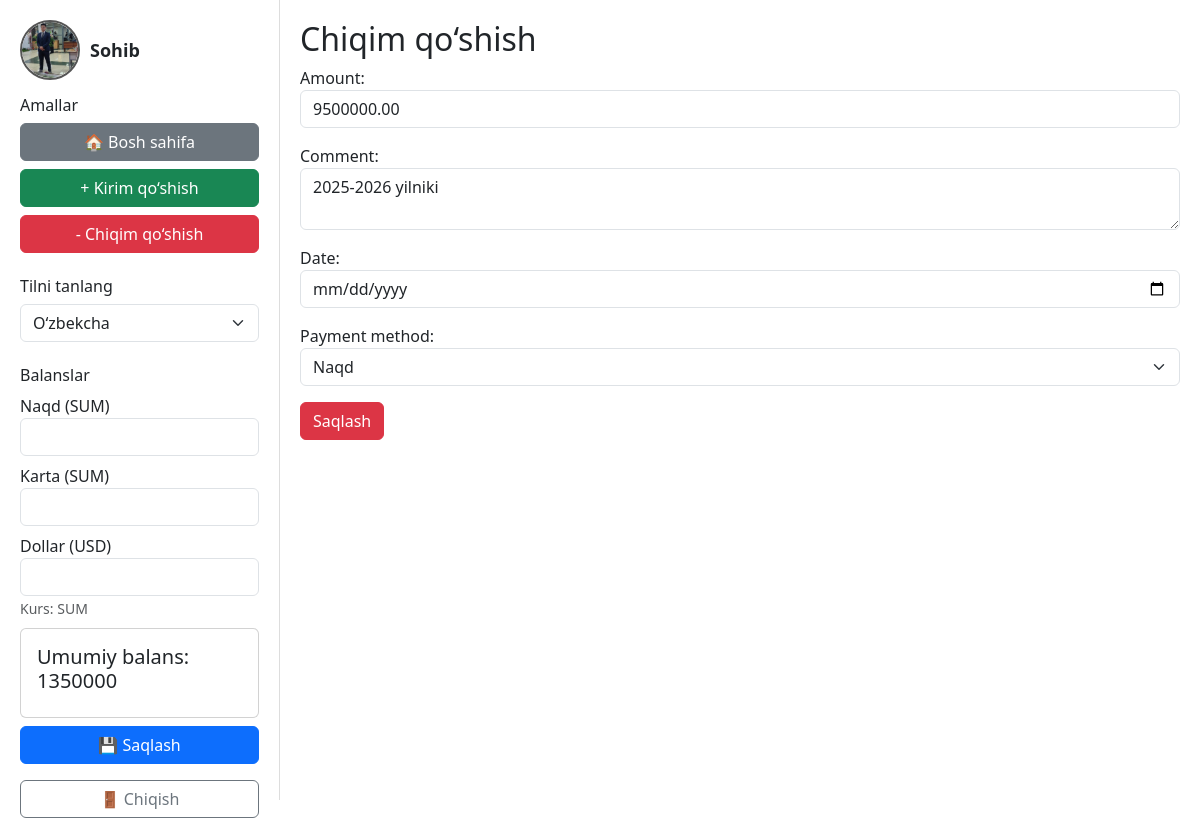
The app's page /finance/expense/1/edit/ (signed in) with its own data.
### users/models.py (models this page shows, shortened)
class CustomUser(AbstractUser):
    phone_number = models.CharField(max_length=20,null=True, blank=True)
    image = models.ImageField(upload_to='profiles/', null=True, blank=True)

### finance/models.py (models this page shows, shortened)
class Expense(models.Model):
    PAYMENT_CHOICES = (
        ('cash', _('Naqd')),
        ('card', _('Karta')),
        ('dollar', _('Dollar')),
    )
    user = models.ForeignKey(settings.AUTH_USER_MODEL, on_delete=models.CASCADE)
    category = models.ForeignKey(ExpenseCategory, on_delete=models.CASCADE)
    amount = models.DecimalField(max_digits=12, decimal_places=2)
    comment = models.TextField(blank=True, null=True)
    date = models.DateField(default=datetime.today)
    payment_method = models.CharField(max_length=10, choices=PAYMENT_CHOICES, default='cash')

### finance/views.py (the view)
# urls.py: path('expense/<int:pk>/edit/', views.update_expense, name='update_expense'),
@login_required
def update_expense(request, pk):
    expense = get_object_or_404(Expense, pk=pk, user=request.user)
    if request.method == "POST":
        old_amount = expense.amount
        old_method = expense.payment_method
        form = ExpenseForm(request.POST, instance=expense)
        if form.is_valid():
            expense = form.save(commit=False)
            expense.user = request.user
            expense.save()
            balance_obj, created = UserBalance.objects.get_or_create(user=request.user)
            if old_method == 'cash':
                balance_obj.cash += old_amount
            elif old_method == 'card':
                balance_obj.card += old_amount
            elif old_method == 'dollar':
                balance_obj.dollar += old_amount
            if expense.payment_method == 'cash':
                balance_obj.cash -= expense.amount
            elif expense.payment_method == 'card':
                balance_obj.card -= expense.amount
            elif expense.payment_method == 'dollar':
                balance_obj.dollar -= expense.amount
            balance_obj.save()
            messages.success(request, _("Chiqim yangilandi va balans tuzatildi"))
            return redirect('expense_category_detail', pk_e=expense.category.id)
    else:
        form = ExpenseForm(instance=expense)
    return render(request, "add_expense.html", {"form": form, "category": expense.category})

### finance/forms.py
class ExpenseForm(forms.ModelForm):
    payment_method = forms.ChoiceField(
        choices=PAYMENT_CHOICES,
        widget=forms.Select(attrs={'class': 'form-select'})
    )
    class Meta:
        model = Expense
        fields = ["amount", "comment", "date", "payment_method"]
        widgets = {
            "amount": forms.NumberInput(attrs={"class": "form-control", "step": "0.01"}),
            "comment": forms.Textarea(attrs={"class": "form-control", "rows": 2}),
            "date": forms.DateInput(attrs={"type": "date", "class": "form-control"}),
        }

### finance/context_processors.py (called while the page is built)
def user_balance(request):
    if request.user.is_authenticated:
        balance, created = UserBalance.objects.get_or_create(user=request.user)
        umumiy = (balance.cash or 0) + (balance.card or 0) + (balance.dollar or 0) * 12300
        return {
            "balance": balance,
            "umumiy_balans": number_format(umumiy, use_l10n=True, decimal_pos=0),
        }
    return {}

### templates/add_expense.html (shortened to what this page needs)
{% extends 'base.html' %}
{% load humanize %}
{% load i18n %}
{% block content %}
<h2>{% trans "Chiqim qo‘shish" %}</h2>
<form method="post">
    <div class="mb-3">
        {{ form.amount.label_tag }}
        {{ form.amount }}
    </div>
    <div class="mb-3">
        {{ form.comment.label_tag }}
        {{ form.comment }}
    </div>
    <div class="mb-3">
        {{ form.date.label_tag }}
        {{ form.date }}
    </div>
    <div class="mb-3">
        {{ form.payment_method.label_tag }}
        {{ form.payment_method }}
    </div>
    <button type="submit" class="btn btn-danger">{% trans "Saqlash" %}</button>
</form>
{% endblock %}

### templates/base.html (shortened to what this page needs)
<!DOCTYPE html>
<html lang="{{ LANGUAGE_CODE }}">
<head>
    {% load humanize i18n %}
    <link href="https://cdn.jsdelivr.net/npm/bootstrap@5.3.0/dist/css/bootstrap.min.css" rel="stylesheet">
</head>
<body>
<div class="d-flex">
    <div class="sidebar">
        <div>
            <div class="d-flex align-items-center mb-3">
                {% if request.user.is_authenticated %}
                    <a href="{% url 'profile' %}" class="d-flex align-items-center text-decoration-none">
                        {% if request.user.image %}
                            <img src="{{ request.user.image.url }}" class="profile-pic">
                        {% else %}
                            <img src="https://via.placeholder.com/60" class="profile-pic">
                        {% endif %}
                        <span class="username">{{ request.user.username }}</span>
                    </a>
                {% else %}
                    <a href="{% url 'login' %}" class="d-flex align-items-center text-decoration-none">
                        <img src="https://via.placeholder.com/60" class="profile-pic">
                        <span class="username">{% trans "Mehmon" %}</span>
                    </a>
                {% endif %}
            </div>
            <div class="mb-4">
                <h6>{% trans "Amallar" %}</h6>
                <div class="d-grid gap-2">
                    <a href="{% url 'dashboard' %}" class="btn btn-secondary">🏠 {% trans "Bosh sahifa" %}</a>
                    <a href="{% url 'category_list' %}" class="btn btn-success">+ {% trans "Kirim qo‘shish" %}</a>
                    <a href="{% url 'expense_category_list' %}" class="btn btn-danger">- {% trans "Chiqim qo‘shish" %}</a>
                </div>
            </div>
            <div class="mb-4">
                <h6>{% trans "Tilni tanlang" %}</h6>
                <form method="post" action="{% url 'set_language' %}">
                    <select name="language" onchange="this.form.submit()" class="form-select">
                        <option value="uz" {% if request.LANGUAGE_CODE == 'uz' %}selected{% endif %}>O‘zbekcha</option>
                    </select>
                </form>
            </div>
            <h6>{% trans "Balanslar" %}</h6>
            <form method="post" action="{% url 'update_balance' %}">
                <div class="mb-2">
                    <label>{% trans "Naqd (SUM)" %}</label>
                    <input type="number" step="0.01" name="cash" class="form-control balance-card" value="{{ cash_amount }}">
                </div>
                <div class="mb-2">
                    <label>{% trans "Karta (SUM)" %}</label>
                    <input type="number" step="0.01" name="card" class="form-control balance-card" value="{{ card_amount }}">
                </div>
                <div class="mb-2">
                    <label>{% trans "Dollar (USD)" %}</label>
                    <input type="number" step="0.01" name="dollar" class="form-control balance-card" value="{{ dollar_amount }}">
                    <small class="text-muted">{% trans "Kurs" %}: {{ dollar_to_sum|intcomma }} SUM</small>
                </div>
                <div class="card p-3">
                    <h5>{% trans "Umumiy balans" %}: {{ umumiy_balans }}</h5>
                </div>
                <button type="submit" class="btn btn-primary w-100 mt-2">💾 {% trans "Saqlash" %}</button>
            </form>
        </div>
        {% if request.user.is_authenticated %}
            <div class="mt-3">
                <form method="post" action="{% url 'logout' %}">
                    <button type="submit" class="btn btn-outline-secondary w-100">🚪 {% trans "Chiqish" %}</button>
                </form>
            </div>
        {% else %}
            <div class="mt-3">
                <a href="{% url 'login' %}" class="btn btn-primary w-100">🔑 {% trans "Login" %}</a>
            </div>
        {% endif %}
    </div>
    <div class="content">
        {% block content %}{% endblock %}
    </div>
</div>
</body>
</html>

### templates/base.html (style rules this page uses)
body { margin: 0; padding: 0; }
.sidebar { width: 280px; height: 100vh; border-right: 1px solid #ddd; padding: 20px; display: flex; flex-direction: column; justify-content: space-between; }
.profile-pic { width: 60px; height: 60px; border-radius: 50%; object-fit: cover; border: 2px solid #555; }
.username { font-weight: bold; margin-left: 10px; font-size: 18px; }
.content { flex-grow: 1; padding: 20px; display: flex; flex-direction: column; }
a { color: inherit; text-decoration: none; }

### records on screen
CustomUser: user.image (picture), user.username "Sohib"
Expense: amount "9500000.00", comment "2025-2026 yilniki", payment_method "Naqd"

### other values on screen
{{ umumiy_balans }} "1350000"
